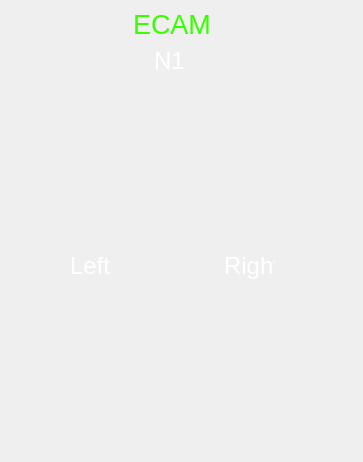
<?xml version="1.0" encoding="UTF-8"?>
<ui version="4.0">
 <class>ECAMwindow</class>
 <widget class="QWidget" name="ECAMwindow">
  <property name="geometry">
   <rect>
    <x>0</x>
    <y>0</y>
    <width>363</width>
    <height>462</height>
   </rect>
  </property>
  <property name="windowTitle">
   <string>Form</string>
  </property>
  <widget class="QLabel" name="background">
   <property name="geometry">
    <rect>
     <x>0</x>
     <y>0</y>
     <width>333</width>
     <height>433</height>
    </rect>
   </property>
   <property name="text">
    <string/>
   </property>
   <property name="pixmap">
    <pixmap resource="ecam_rc.qrc">:/ECAMrc/Images/ecam_background.jpg</pixmap>
   </property>
  </widget>
  <widget class="N1display" name="N1left" native="true">
   <property name="geometry">
    <rect>
     <x>11</x>
     <y>90</y>
     <width>150</width>
     <height>150</height>
    </rect>
   </property>
  </widget>
  <widget class="N1display" name="N1right" native="true">
   <property name="geometry">
    <rect>
     <x>172</x>
     <y>90</y>
     <width>150</width>
     <height>150</height>
    </rect>
   </property>
  </widget>
  <widget class="QLabel" name="label">
   <property name="geometry">
    <rect>
     <x>133</x>
     <y>10</y>
     <width>121</width>
     <height>29</height>
    </rect>
   </property>
   <property name="palette">
    <palette>
     <active>
      <colorrole role="WindowText">
       <brush brushstyle="SolidPattern">
        <color alpha="255">
         <red>55</red>
         <green>255</green>
         <blue>0</blue>
        </color>
       </brush>
      </colorrole>
     </active>
     <inactive>
      <colorrole role="WindowText">
       <brush brushstyle="SolidPattern">
        <color alpha="255">
         <red>55</red>
         <green>255</green>
         <blue>0</blue>
        </color>
       </brush>
      </colorrole>
     </inactive>
     <disabled>
      <colorrole role="WindowText">
       <brush brushstyle="SolidPattern">
        <color alpha="255">
         <red>69</red>
         <green>69</green>
         <blue>69</blue>
        </color>
       </brush>
      </colorrole>
     </disabled>
    </palette>
   </property>
   <property name="font">
    <font>
     <pointsize>20</pointsize>
    </font>
   </property>
   <property name="text">
    <string>ECAM</string>
   </property>
  </widget>
  <widget class="QLabel" name="label_2">
   <property name="geometry">
    <rect>
     <x>154</x>
     <y>50</y>
     <width>71</width>
     <height>22</height>
    </rect>
   </property>
   <property name="palette">
    <palette>
     <active>
      <colorrole role="WindowText">
       <brush brushstyle="SolidPattern">
        <color alpha="255">
         <red>255</red>
         <green>255</green>
         <blue>255</blue>
        </color>
       </brush>
      </colorrole>
     </active>
     <inactive>
      <colorrole role="WindowText">
       <brush brushstyle="SolidPattern">
        <color alpha="255">
         <red>255</red>
         <green>255</green>
         <blue>255</blue>
        </color>
       </brush>
      </colorrole>
     </inactive>
     <disabled>
      <colorrole role="WindowText">
       <brush brushstyle="SolidPattern">
        <color alpha="255">
         <red>69</red>
         <green>69</green>
         <blue>69</blue>
        </color>
       </brush>
      </colorrole>
     </disabled>
    </palette>
   </property>
   <property name="font">
    <font>
     <pointsize>18</pointsize>
    </font>
   </property>
   <property name="text">
    <string>N1</string>
   </property>
  </widget>
  <widget class="QLabel" name="label_3">
   <property name="geometry">
    <rect>
     <x>70</x>
     <y>250</y>
     <width>51</width>
     <height>31</height>
    </rect>
   </property>
   <property name="palette">
    <palette>
     <active>
      <colorrole role="WindowText">
       <brush brushstyle="SolidPattern">
        <color alpha="255">
         <red>255</red>
         <green>255</green>
         <blue>255</blue>
        </color>
       </brush>
      </colorrole>
     </active>
     <inactive>
      <colorrole role="WindowText">
       <brush brushstyle="SolidPattern">
        <color alpha="255">
         <red>255</red>
         <green>255</green>
         <blue>255</blue>
        </color>
       </brush>
      </colorrole>
     </inactive>
     <disabled>
      <colorrole role="WindowText">
       <brush brushstyle="SolidPattern">
        <color alpha="255">
         <red>69</red>
         <green>69</green>
         <blue>69</blue>
        </color>
       </brush>
      </colorrole>
     </disabled>
    </palette>
   </property>
   <property name="font">
    <font>
     <pointsize>18</pointsize>
    </font>
   </property>
   <property name="text">
    <string>Left</string>
   </property>
  </widget>
  <widget class="QLabel" name="label_4">
   <property name="geometry">
    <rect>
     <x>224</x>
     <y>250</y>
     <width>51</width>
     <height>31</height>
    </rect>
   </property>
   <property name="palette">
    <palette>
     <active>
      <colorrole role="WindowText">
       <brush brushstyle="SolidPattern">
        <color alpha="255">
         <red>255</red>
         <green>255</green>
         <blue>255</blue>
        </color>
       </brush>
      </colorrole>
     </active>
     <inactive>
      <colorrole role="WindowText">
       <brush brushstyle="SolidPattern">
        <color alpha="255">
         <red>255</red>
         <green>255</green>
         <blue>255</blue>
        </color>
       </brush>
      </colorrole>
     </inactive>
     <disabled>
      <colorrole role="WindowText">
       <brush brushstyle="SolidPattern">
        <color alpha="255">
         <red>69</red>
         <green>69</green>
         <blue>69</blue>
        </color>
       </brush>
      </colorrole>
     </disabled>
    </palette>
   </property>
   <property name="font">
    <font>
     <pointsize>18</pointsize>
    </font>
   </property>
   <property name="text">
    <string>Right</string>
   </property>
  </widget>
 </widget>
 <customwidgets>
  <customwidget>
   <class>N1display</class>
   <extends>QWidget</extends>
   <header>ECAM/N1display.hh</header>
   <container>1</container>
  </customwidget>
 </customwidgets>
 <resources>
  <include location="ecam_rc.qrc"/>
 </resources>
 <connections/>
</ui>
